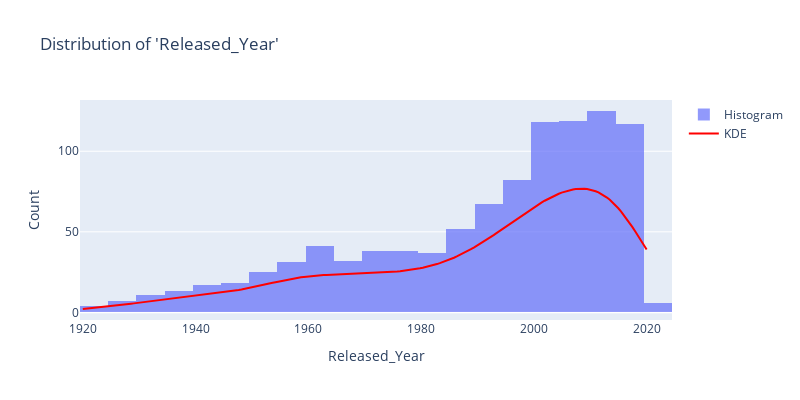

Notebook code cell kept with this figure:
### Markdown cell above
#### Released_Year  Numerica (quantitativa discreta)

### Code cell
#Distribuição de Released_Year
plot_distribution(raw_df, col_name = 'Released_Year')

### Figure 1 — Plotly figure (JSON) as saved in the notebook; plotly's stock layout.template omitted (floating-point values rounded to 4 significant figures; data arrays with more than 128 entries replaced by an {"elided": "..."} marker saying what was removed)
{"data": [{"name": "Histogram", "nbinsx": 30, "opacity": 0.7, "type": "histogram", "x": {"elided": "998 float values"}}, {"line": {"color": "red"}, "mode": "lines", "name": "KDE", "type": "scatter", "x": {"elided": "200 float values"}, "y": {"elided": "200 float values"}}], "layout": {"height": 400, "title": {"text": "Distribution of 'Released_Year'"}, "width": 800, "xaxis": {"title": {"text": "Released_Year"}}, "yaxis": {"title": {"text": "Count"}}}}
